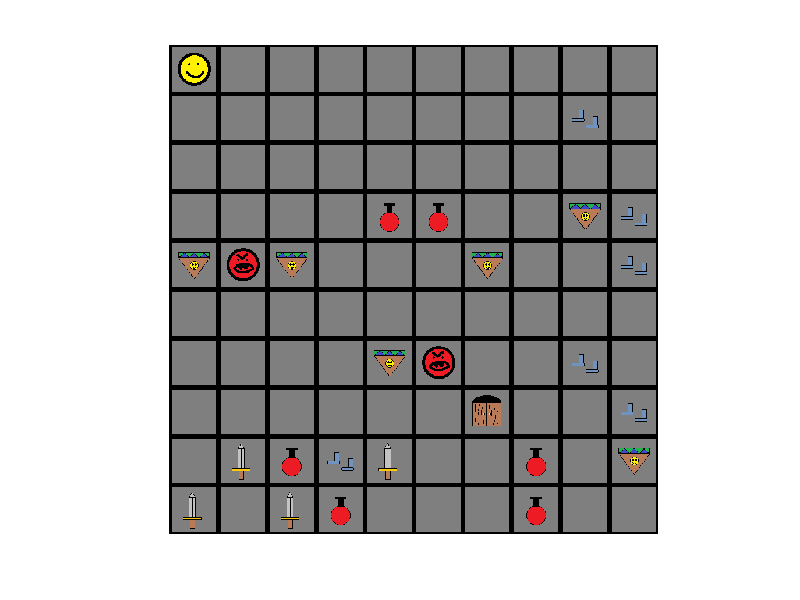

Recreate this plot in MATLAB. (Note: this script raises an error after producing the figure.)

close all;
clear all;
load Adventure   % Loads the board (World - 10x10 cell array) along with a number of different image, shown below.
warning('off','all'); % turns off all warning messages
% Definitions

SOUND = 0;

% Type definitions
PLAYERT = 1;
DOORT = 2;
SUPERMONSTERT = 3;
MONSTERT = 4;
HEALTHBOOSTT = 5;
SWORDT = 6;
SHIELDT = 7;
BOOTT = 8;

IMG = {Player, Door, Monster, Monster, Health, Sword, Shield, Boots};
% Column Definitions

TYPE = 1;
X_COL = 2;
Y_COL = 3;
ATTACK_COL = 4;
ATTACK_BOOST_COL = 5;
DEFENSE_COL = 6;
DEFENSE_BOOST_COL = 7;
HEALTH_COL = 8;
SPEED_COL = 9;
SPEED_BOOST_COL = 10;

% Init
EL = zeros(33,10); %Preallocating space for the Entity List
EL(1,:) = [1 1 1 10 0 10 0 10 10 0]; %Begin player spawn (10 attack, health, Speed, Defense is default Placeholder)
rng('shuffle'); %Seeds the random function based on current time
EL(2,:) = [2 randi([7 8]) randi([7 8]) 0 0 0 0 100000 0 0]; %Randomly spawns door location
EL(3,:) = [3 EL(2,2)-1 EL(2,3)-1 EL(1,4) 0 EL(1,6) 0 EL(1,8) EL(1,9) 0]; %Randomly spawns monster location within a 3 coordinate radius of the door. Also indexes into the players health, speed and defense stats to create a metroid-esque evil player (see Ryan for more details) 
for r = 4:1:33
    for c = 1:1:10
        rng('shuffle'); %randomly seeds entity generation based on current time
        if c == 1
            EL(r,c) = randi([4 8]); %Assigns random entity values
            if EL(r,c) == MONSTERT
                EL(r,MONSTERT) = randi([10 20]);
                EL(r,8) = randi([10 20]);
                EL(r,DEFENSE_COL) = randi([10 20]);
                EL(r,SPEED_COL) = randi([10 20]);
            elseif EL(r,c) == HEALTHBOOSTT
                EL(r,8) = randi([1 10]);
            elseif EL(r,c) == SWORDT
                EL(r,ATTACK_BOOST_COL) = randi([2 10]);
            elseif EL(r,c) == SHIELDT
                EL(r,DEFENSE_BOOST_COL) = randi([2 10]);
            elseif EL(r,c) == BOOTT
                EL(r,SPEED_BOOST_COL) = randi([2 10]);
            end
        elseif c == 2
            EL(r,c) = randi([2 10]);
        elseif c==3
            EL(r,c) = randi([1 10]);
        end
        
    end
end
if SOUND == 1
    [y Fs] = audioread('Theme.mp3'); % Reads file � must be in current directory
    Theme = audioplayer(.3*y,Fs);  
    % Saves as song using sampling rate, Fs
    [y Fs] = audioread('Sword.mp3');
    Sword = audioplayer(.1*y,Fs);
    [y Fs] = audioread('Shield.wav');
    Shield = audioplayer(.1*y,Fs);
    [y Fs] = audioread('Health.wav');
    Health = audioplayer(.5*y,Fs);
end
%The use of shuffled x y coordinates leads to some repitition in entity
%location. This is resolved by the random generation. While an entity will
%oscillate between two x y coordinates in each new instance of a game, it
%has an 80% chance of being a different type of entity (i.e. a health
%potion at coordinate (3,4) may be a monster the next match, or something
%else at coordinate (4,3).
World{EL(1,X_COL),EL(1,Y_COL)} = Player; %indexes into World location for player based on x y coordinates given in the Entity List. Assigns Cell values to the values in the Player image (Test)
for r = 4:1:33
        while World{EL(r,2), EL(r,3)} ~= Blank %Checks to make sure the initial spawn point is blank, and creates new spawn point if it isn't
            EL(r,X_COL) = randi([2 10]);
            EL(r,Y_COL) = randi([1 10]);
        end
        World{EL(r,X_COL), EL(r,Y_COL)} = IMG{EL(r,TYPE)}; %Checks entity location on entity list, then indexes into the image master matrix for the entities image
end
World{EL(2,X_COL), EL(2,Y_COL)} = Door;
World{EL(3,X_COL), EL(3,Y_COL)} = Monster-60;

% Start Play
Game = 1;
if SOUND == 1
    play(Theme)   % Plays the song
end
while Game == 1
   clc;
   disp 'Health: ';disp(EL(PLAYERT,HEALTH_COL));disp ' Attack: ';disp(EL(PLAYERT,ATTACK_COL));disp ' Defense: ';disp(EL(PLAYERT,DEFENSE_COL));disp ' Speed: ';disp(EL(PLAYERT,SPEED_COL));
   if EL(PLAYERT,HEALTH_COL) == 0
       Game = 0;
   elseif EL(SUPERMONSTERT,HEALTH_COL) == 0
       Game = 0;
   elseif (EL(PLAYERT,X_COL) == EL(DOORT,X_COL)) && (EL(PLAYERT,Y_COL) == EL(DOORT,Y_COL))
       game = 0;
   end
   World{EL(1,X_COL),EL(1,Y_COL)} = Player; %indexes into World location for player based on x y coordinates given in the Entity List. Assigns Cell values to the values in the Player image (Test)
for r = 1:10
    for c = 1:10
        World{r,c} = Blank; %Clears all world tiles in order for entity locations to be reset
        if (r > EL(PLAYERT,X_COL) + 1 || r < EL(PLAYERT,X_COL)-1) || (c > EL(PLAYERT,Y_COL) + 1 || c < EL(PLAYERT,Y_COL) - 1)
            World{r,c} = Blank-255; %Sets all blank blocks outside the vision radius of the player to black
        end
    end
end
playerx = EL(1, X_COL);
playery = EL(1, Y_COL);
for x = 1:10
    for y = 1:10
        if 0 && (x > playerx + 1 || x < playerx - 1 || y > playery + 1 || y < playery -1)
            World{x,y} = Blank-255;
        else
            matchingEntries = EL(:,X_COL) == x & EL(:,Y_COL) == y;
            if sum(matchingEntries) == 0
                World{x,y} = Blank;
            else
                entityInCell = find(matchingEntries == 1);
                etype = EL(entityInCell,TYPE);
                World{x,y} = IMG{etype};
            end
        end
    end
end
imshow([World{1,:};World{2,:};World{3,:};World{4,:};World{5,:};World{6,:};World{7,:};World{8,:};World{9,:};World{10,:}]); %displays updated board with Player entity displayed in assigned location
    

for r = 1:1:size(EL)
    for row = 2:1:size(EL)
        if EL(PLAYERT,X_COL) == EL(row,X_COL) && EL(PLAYERT,Y_COL) == EL(row,Y_COL)
            %Insert Combat Block Here
            if EL(row,TYPE) == 5
                if SOUND == 1
                    play(Health)
                end
                PreviousHealth = EL(PLAYERT, HEALTH_COL);
                EL(PLAYERT, HEALTH_COL) = EL(PLAYERT, HEALTH_COL) + EL(row,HEALTH_COL); %Checks pickup type for Health, adds the random health value to the player health column (keeps it less than 20)
                if EL(PLAYERT, HEALTH_COL) > 20
                    EL(PLAYERT, HEALTH_COL) = 20;
                end
                fprintf('Health Vat added %i health!',EL(PLAYERT,HEALTH_COL) - PreviousHealth)
            elseif EL(row,TYPE) == 6
                PreviousAttack = EL(PLAYERT,ATTACK_BOOST_COL);
                if SOUND == 1
                    play(Sword)
                end
                EL(PLAYERT, ATTACK_BOOST_COL) = EL(PLAYERT, ATTACK_BOOST_COL) + EL(row,ATTACK_BOOST_COL); %Checks pickup type for sword, adds the random value to the player attack boost column, which is then added to the attack (keeps it less than 20)
                EL(PLAYERT, ATTACK_COL) = EL(PLAYERT, ATTACK_COL) + EL(PLAYERT,ATTACK_BOOST_COL);
                fprintf('Sword added %i attack!',EL(PLAYERT,ATTACK_BOOST_COL) - PreviousAttack)
            elseif EL(row,TYPE) == 7
                PreviousDefense = EL(PLAYERT, DEFENSE_BOOST_COL);
                if SOUND == 1
                    play(Shield)
                end
                EL(PLAYERT, DEFENSE_BOOST_COL) = EL(PLAYERT, DEFENSE_BOOST_COL) + EL(row,DEFENSE_BOOST_COL); %Checks pickup type for shield, adds the random value to the player defense boost column, which is then added to the player defense (keeps it less than 20)
                EL(PLAYERT, DEFENSE_COL) = EL(PLAYERT, DEFENSE_COL) + EL(PLAYERT,DEFENSE_BOOST_COL);
                fprintf('Shield added %i defense!',EL(PLAYERT,DEFENSE_BOOST_COL) - PreviousDefense)
            elseif EL(row,TYPE) == 8
                PreviousSpeed = EL(PLAYERT, SPEED_BOOST_COL);
                EL(PLAYERT, SPEED_BOOST_COL) = EL(PLAYERT, SPEED_BOOST_COL) + EL(row,SPEED_BOOST_COL); %Checks pickup type for boots, adds the random value to the player speed boost column column, which is then added to the player speed column (keeps it less than 20)
                EL(PLAYERT, SPEED_COL) = EL(PLAYERT, SPEED_COL) + EL(PLAYERT,SPEED_BOOST_COL);
                fprintf('Boots added %i speed!',EL(PLAYERT,SPEED_BOOST_COL) - PreviousSpeed)
            end
            World{EL(row,X_COL), EL(row,Y_COL)} = Blank;
            World{EL(row,X_COL), EL(row,Y_COL)} = IMG{PLAYERT};
            EL(row, X_COL) = 11;
            EL(row,Y_COL) = 11;
        end
    end
end
% Movement
player = EL(1,:);
MOBVIEWDISTANCE = 4;
for i = 1:length(EL)
    entity = EL(i,:);
   if entity(TYPE) == PLAYERT
       %Player movement
       VALID = 0;
       dx = 0;
       dy = 0;
       while VALID == 0
           h = figure(1);
           waitforbuttonpress;
           k = get(h,'CurrentKey');
           switch (k)
               case 'downarrow'
                   dx = 1;
                   VALID = 1;
               case 'uparrow'
                   dx = -1;
                   VALID = 1;
               case 'leftarrow'
                   dy = -1;
                   VALID = 1;
               case 'rightarrow'
                   dy = 1;
                   VALID = 1;
           end
           if VALID == 1
               px = dx + player(X_COL);
               py = dx + player(Y_COL);
               if px > 10 || px < 1 || py > 10 || py < 1
                   VALID = 0;
               end
           end
       end
       EL(i,X_COL) = EL(i,X_COL) + dx;
       EL(i,Y_COL) = EL(i,Y_COL) + dy;
   elseif entity(TYPE) == MONSTERT
       %Lets see if a player is around
       ex = entity(X_COL);
       ey = entity(Y_COL);
       px = player(X_COL);
       py = player(Y_COL);
       
       availableLocations = [1 0 0; 0 1 0; -1 0 0; 0 -1 0; 0 0 Inf]; % x y weight
       %lower is better
       %we want to avoid going nowhere unless we have nowhere to go or we
       %agro to right there
       
       if 1 || ((ex - px)^2 + (ey - py)^2 < 16)
           % need to use distance to weight
           for j = 1:5
               availableLocations(j,3) = ((ex+availableLocations (j,1))-px) ^ 2 + ((ey + availableLocations(j,2))-px)^2;
           end
       end
       appropriateLocations = zeros([5 3]);
       max = 0;
       for j = 1:5
           newx = availableLocations(j,1) + ex;
           newy = availableLocations(j,2) + ey;
           if newx > 10 || newx < 1 || newy > 10 || newy < 1
               continue;
           end
           collisions = (EL(X_COL)==newx & EL(Y_COL) == newy & (EL(TYPE) == MONSTERT || EL(TYPE) == DOORT || EL(TYPE) == SUPERMONSTERT));
           collisions(i) = 0; %don't care if colides with self
           if sum(collisions) == 0 %no collisions with monsters, doors, or supermosters
               max = max + 1;
               appropriateLocations(max,:) = availableLocations(j,:);
           end
       end
       if ~isempty(appropriateLocations)

           weights = appropriateLocations(1:max,3);
           bestWeight = min(weights);
           bestWeightPositions = find(appropriateLocations(:,3) == bestWeight);
           bestLocations = appropriateLocations(bestWeightPositions, :);

           entries = length(bestWeightPositions);
       else
           entries = 0;
       end
       movementChoice = [0 0];
       if entries == 0
           continue;
       elseif entries == 1
           movementChoice = bestLocations(1,[1 2]); %extract xy
       else
           movementChoice = bestLocations(randi(entries),[1 2]); %extract random entry from appropriateLocations xy
       end
       EL(i,X_COL) = ex + movementChoice(1);
       EL(i,Y_COL) = ey + movementChoice(2);
   end
end
end
if SOUND == 1
    stop(Theme) % Stops the song
end
% Combat Start

% Combat End

% End Play
